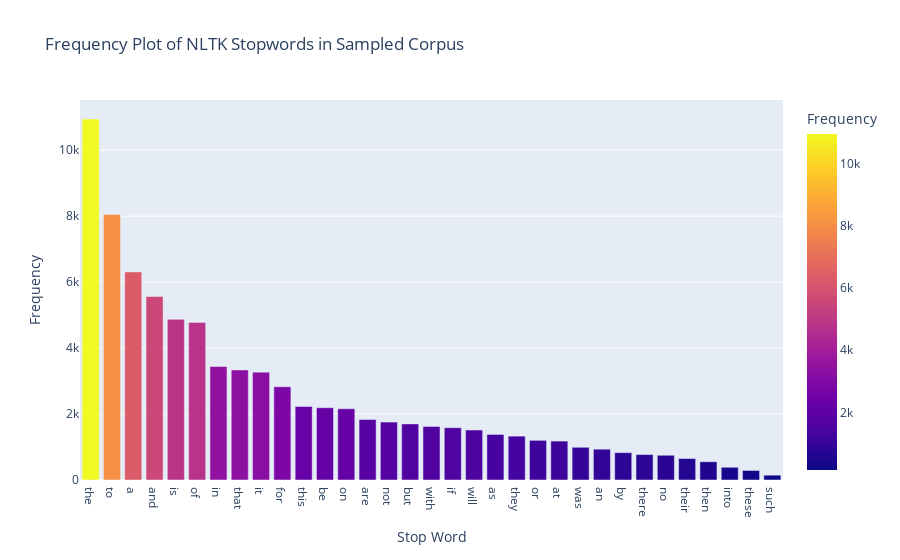

Notebook code for this chart:
### Code cell
px.bar(es_stopword_freq_df,
       x='Stop Word',
       y='Frequency',
       color='Frequency',
       title='Frequency Plot of NLTK Stopwords in Sampled Corpus')

### Figure 1 — Plotly figure (JSON) as saved in the notebook; plotly's stock layout.template omitted (floating-point values rounded to 4 significant figures)
{"data": [{"alignmentgroup": "True", "hovertemplate": "Stop Word=%{x}<br>Frequency=%{marker.color}<extra></extra>", "legendgroup": "", "marker": {"color": [10944, 8050, 6309, 5562, 4871, 4778, 3442, 3337, 3270, 2828, 2231, 2192, 2160, 1835, 1756, 1701, 1625, 1586, 1516, 1381, 1330, 1202, 1180, 992, 934, 830, 771, 750, 651, 554, 386, 289, 146], "coloraxis": "coloraxis", "pattern": {"shape": ""}}, "name": "", "offsetgroup": "", "orientation": "v", "showlegend": false, "textposition": "auto", "type": "bar", "x": ["the", "to", "a", "and", "is", "of", "in", "that", "it", "for", "this", "be", "on", "are", "not", "but", "with", "if", "will", "as", "they", "or", "at", "was", "an", "by", "there", "no", "their", "then", "into", "these", "such"], "xaxis": "x", "y": [10944, 8050, 6309, 5562, 4871, 4778, 3442, 3337, 3270, 2828, 2231, 2192, 2160, 1835, 1756, 1701, 1625, 1586, 1516, 1381, 1330, 1202, 1180, 992, 934, 830, 771, 750, 651, 554, 386, 289, 146], "yaxis": "y"}], "layout": {"barmode": "relative", "coloraxis": {"colorbar": {"title": {"text": "Frequency"}}, "colorscale": [[0, "#0d0887"], [0.1111, "#46039f"], [0.2222, "#7201a8"], [0.3333, "#9c179e"], [0.4444, "#bd3786"], [0.5556, "#d8576b"], [0.6667, "#ed7953"], [0.7778, "#fb9f3a"], [0.8889, "#fdca26"], [1, "#f0f921"]]}, "legend": {"tracegroupgap": 0}, "title": {"text": "Frequency Plot of NLTK Stopwords in Sampled Corpus"}, "xaxis": {"anchor": "y", "domain": [0, 1], "title": {"text": "Stop Word"}}, "yaxis": {"anchor": "x", "domain": [0, 1], "title": {"text": "Frequency"}}}}
